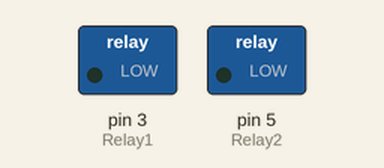
Simulated run of this sketch. Board: Arduino Uno, built with avr-gcc and run on an emulated ATmega328P. Shown: switched loads named in the sketch (green lamp = pin HIGH).

Above: at 1.5 s.
At 3.5 s:
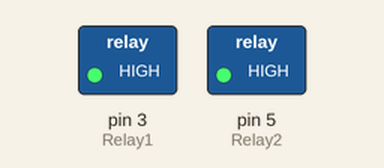
Timing chart, 0 to 5.2 s (numbered marks = the images above):
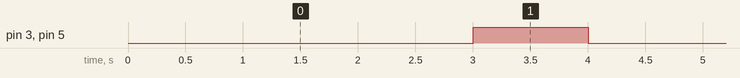

Measured:
- by itself, pin 3 (Relay1), pin 5 (Relay2): alternates HIGH for 1.0 s and LOW for 3.0 s

The sketch:

Relay_Test.ino
```cpp
int Relay1 = 3;
int Relay2 = 5;


void setup() {
  pinMode(Relay1, OUTPUT);
  pinMode(Relay2, OUTPUT);
  digitalWrite(Relay1, 1);
  digitalWrite(Relay2, 1);
}

void loop() {

  RelayTest2();

}

void RelayTest1()
{
  digitalWrite(Relay1, 0);
  delay(3000);
  digitalWrite(Relay1, 1);
  delay(1000);

  digitalWrite(Relay2, 0);
  delay(3000);
  digitalWrite(Relay2, 1);
  delay(1000);
}

void RelayTest2()
{
  digitalWrite(Relay1, 0);
  digitalWrite(Relay2, 0);
  delay(3000);

  digitalWrite(Relay1, 1);
  digitalWrite(Relay2, 1);
  delay(1000);
}
```
